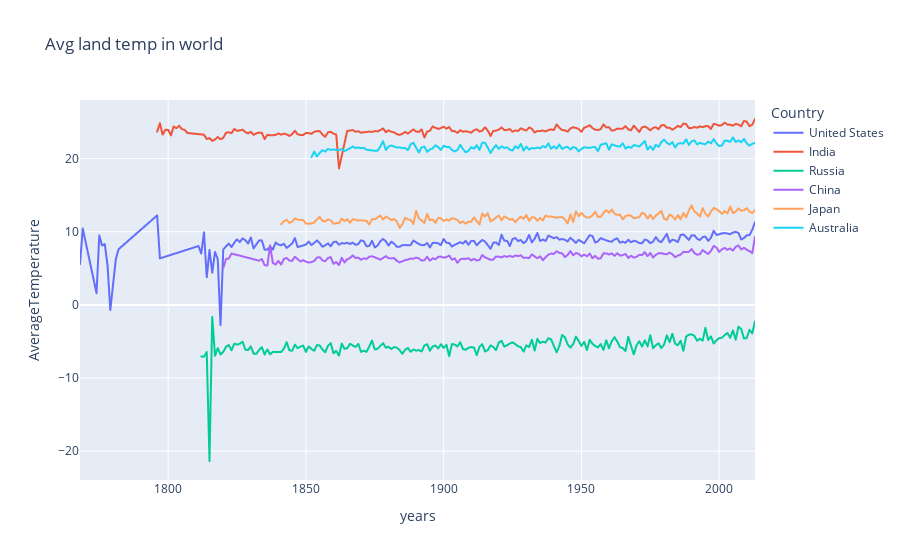

Notebook cell for this chart:
### Code cell
fig = px.line(country_avg_temp, x='years', y='AverageTemperature', color='Country', title = 'Avg land temp in world')
fig.show()

### Figure 1 — Plotly figure (JSON) as saved in the notebook; plotly's stock layout.template omitted (floating-point values rounded to 4 significant figures; data arrays with more than 128 entries replaced by an {"elided": "..."} marker saying what was removed)
{"data": [{"hovertemplate": "Country=United States<br>years=%{x}<br>AverageTemperature=%{y}<extra></extra>", "legendgroup": "United States", "line": {"color": "#636efa", "dash": "solid"}, "marker": {"symbol": "circle"}, "mode": "lines", "name": "United States", "showlegend": true, "type": "scattergl", "x": {"elided": "215 int values"}, "xaxis": "x", "y": {"elided": "215 float values"}, "yaxis": "y"}, {"hovertemplate": "Country=India<br>years=%{x}<br>AverageTemperature=%{y}<extra></extra>", "legendgroup": "India", "line": {"color": "#EF553B", "dash": "solid"}, "marker": {"symbol": "circle"}, "mode": "lines", "name": "India", "showlegend": true, "type": "scattergl", "x": {"elided": "211 int values"}, "xaxis": "x", "y": {"elided": "211 float values"}, "yaxis": "y"}, {"hovertemplate": "Country=Russia<br>years=%{x}<br>AverageTemperature=%{y}<extra></extra>", "legendgroup": "Russia", "line": {"color": "#00cc96", "dash": "solid"}, "marker": {"symbol": "circle"}, "mode": "lines", "name": "Russia", "showlegend": true, "type": "scattergl", "x": {"elided": "202 int values"}, "xaxis": "x", "y": {"elided": "202 float values"}, "yaxis": "y"}, {"hovertemplate": "Country=China<br>years=%{x}<br>AverageTemperature=%{y}<extra></extra>", "legendgroup": "China", "line": {"color": "#ab63fa", "dash": "solid"}, "marker": {"symbol": "circle"}, "mode": "lines", "name": "China", "showlegend": true, "type": "scattergl", "x": {"elided": "185 int values"}, "xaxis": "x", "y": {"elided": "185 float values"}, "yaxis": "y"}, {"hovertemplate": "Country=Japan<br>years=%{x}<br>AverageTemperature=%{y}<extra></extra>", "legendgroup": "Japan", "line": {"color": "#FFA15A", "dash": "solid"}, "marker": {"symbol": "circle"}, "mode": "lines", "name": "Japan", "showlegend": true, "type": "scattergl", "x": {"elided": "173 int values"}, "xaxis": "x", "y": {"elided": "173 float values"}, "yaxis": "y"}, {"hovertemplate": "Country=Australia<br>years=%{x}<br>AverageTemperature=%{y}<extra></extra>", "legendgroup": "Australia", "line": {"color": "#19d3f3", "dash": "solid"}, "marker": {"symbol": "circle"}, "mode": "lines", "name": "Australia", "showlegend": true, "type": "scattergl", "x": {"elided": "162 int values"}, "xaxis": "x", "y": {"elided": "162 float values"}, "yaxis": "y"}], "layout": {"legend": {"title": {"text": "Country"}, "tracegroupgap": 0}, "title": {"text": "Avg land temp in world"}, "xaxis": {"anchor": "y", "domain": [0, 1], "title": {"text": "years"}}, "yaxis": {"anchor": "x", "domain": [0, 1], "title": {"text": "AverageTemperature"}}}}
